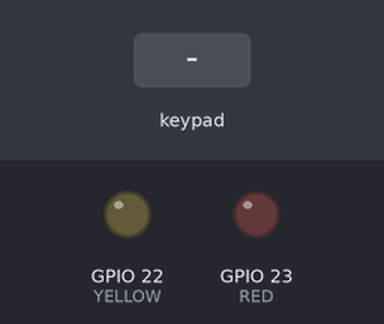
A sketch run on a simulated ESP32. Parts: output pins drawn as LEDs (lit = HIGH). Dashed ring = blinking. The inputs (shaded band) are chosen by the test bench.

Above: at 1.2 s.
1.3 s: keypad keys 1 2 3 4 5 pressed 0.4 s apart
At 1.7 s:
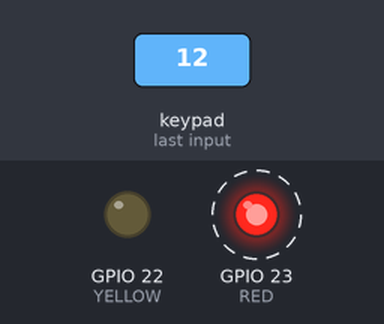
At 4.6 s:
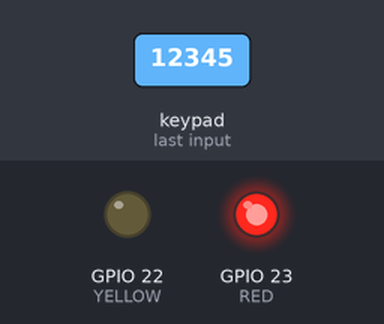
Timing chart, 0 to 6.1 s (numbered marks = the images above; inputs shaded):
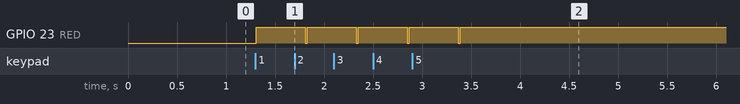

Measured:
- after the input at 1.3 s, GPIO 23 (RED): alternates HIGH for 0.50 s and LOW for 0.02 s, 9 changes in all, then stays HIGH, starting at once

The sketch:

Access_Control.ino
```cpp
// C++ code
//
#include <Key.h>
#include <Keypad.h>
//#include <LiquidCrystal.h>
//Lcd code
//const int rs = 11, en = 10, d4 = A2, d5 = A3, d6 = A4, d7 = A5;
//LiquidCrystal lcd(rs, en, d4, d5, d6, d7);

//Keypad code
const byte ROWS = 4; //four rows
const byte COLS = 4; //four columns
char keys[ROWS][COLS]={
  {'1','2','3','A'},
  {'4','5','6','B'},
  {'7','8','9','C'},
  {'*','0','#','D'},
  };

byte colPins[ROWS] = {33,32,35,34}; // connect to the row pinouts
byte rowPins[ROWS] = {12,14,26,25}; // connect to the column pinouts

char password[]="12345";
Keypad keypad = Keypad (makeKeymap(keys), rowPins, colPins, ROWS, COLS);
void setup() {
  // put your setup code here, to run once:
  //Serial.begin(9600);
  //lcd.begin(16, 2);
  //lcd.print("Password: ");
  pinMode(23,OUTPUT);//RED
  pinMode(22,OUTPUT);//YELLOW
}
int att=0;
int trial=3;
int corr=0;
void loop() {
  //lcd.setCursor(0, 1);
  //lcd.print(millis() / 1000);
  //put your main code here, to run repeatedly:
  //char pw[]="";;
  char key = keypad.getKey();
  if(key){
    //lcd.print(key);
    if(password[att]==key){
      digitalWrite(23,HIGH);
        delay(500);
        digitalWrite(23,LOW);
        corr++;
    }else if(password[att]!=key){
      digitalWrite(22,HIGH);
        delay(500);
        digitalWrite(22,LOW);
    }
    att++;
  }
  if(att==5){
    if(corr==5){
        digitalWrite(23,HIGH);
        delay(10000);
        digitalWrite(23,LOW);
      //lcd.print("Enter");
    }else{
        digitalWrite(22,HIGH);
        delay(10000);
        digitalWrite(22,LOW);
      //lcd.print("TRIAL:"+trial);
    }
  }
  //if(key){
    //Serial.println(key);
    //lcd.print(key);
  //}
}
```
